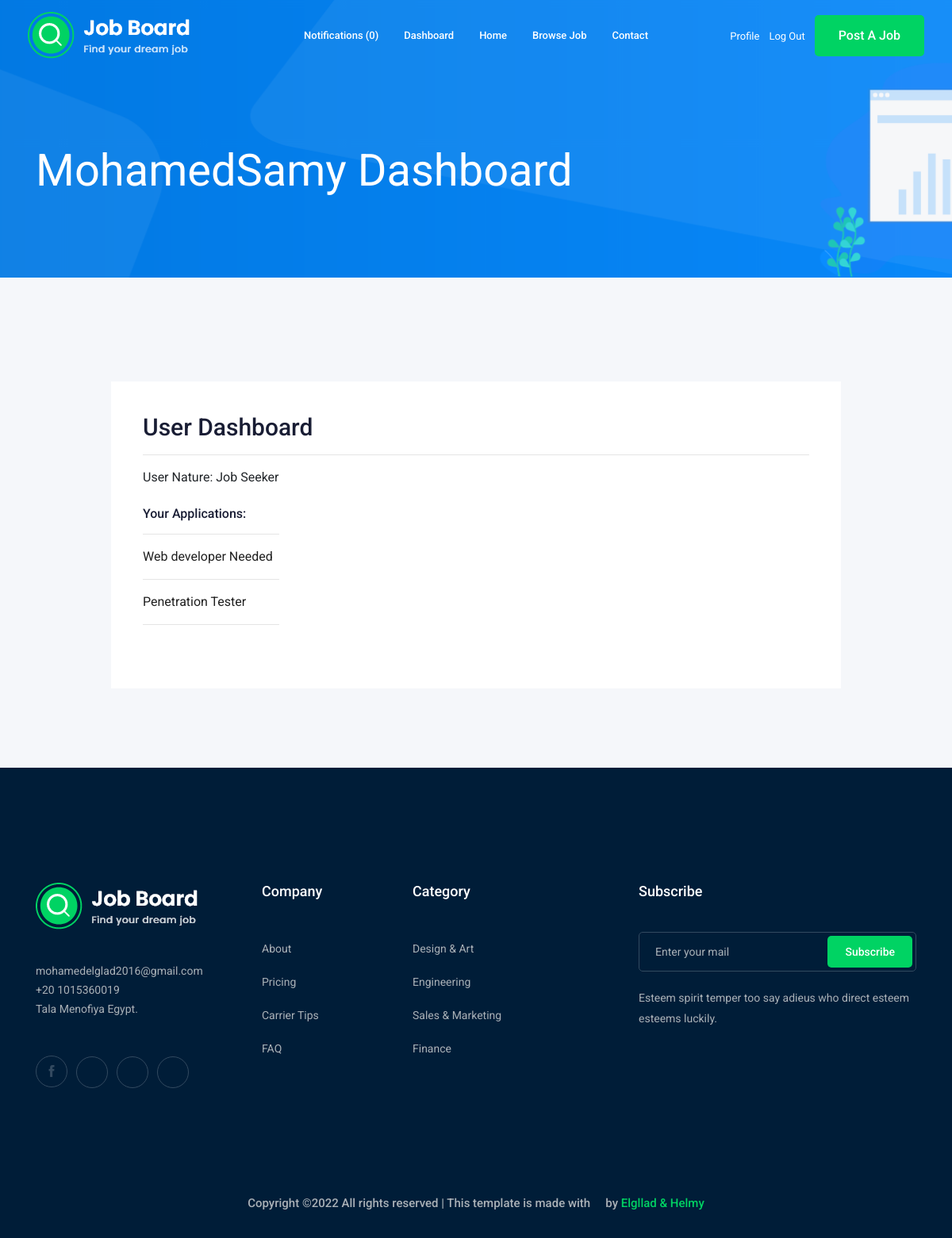
The app's page /accounts/dashboard/ (signed in), older data.
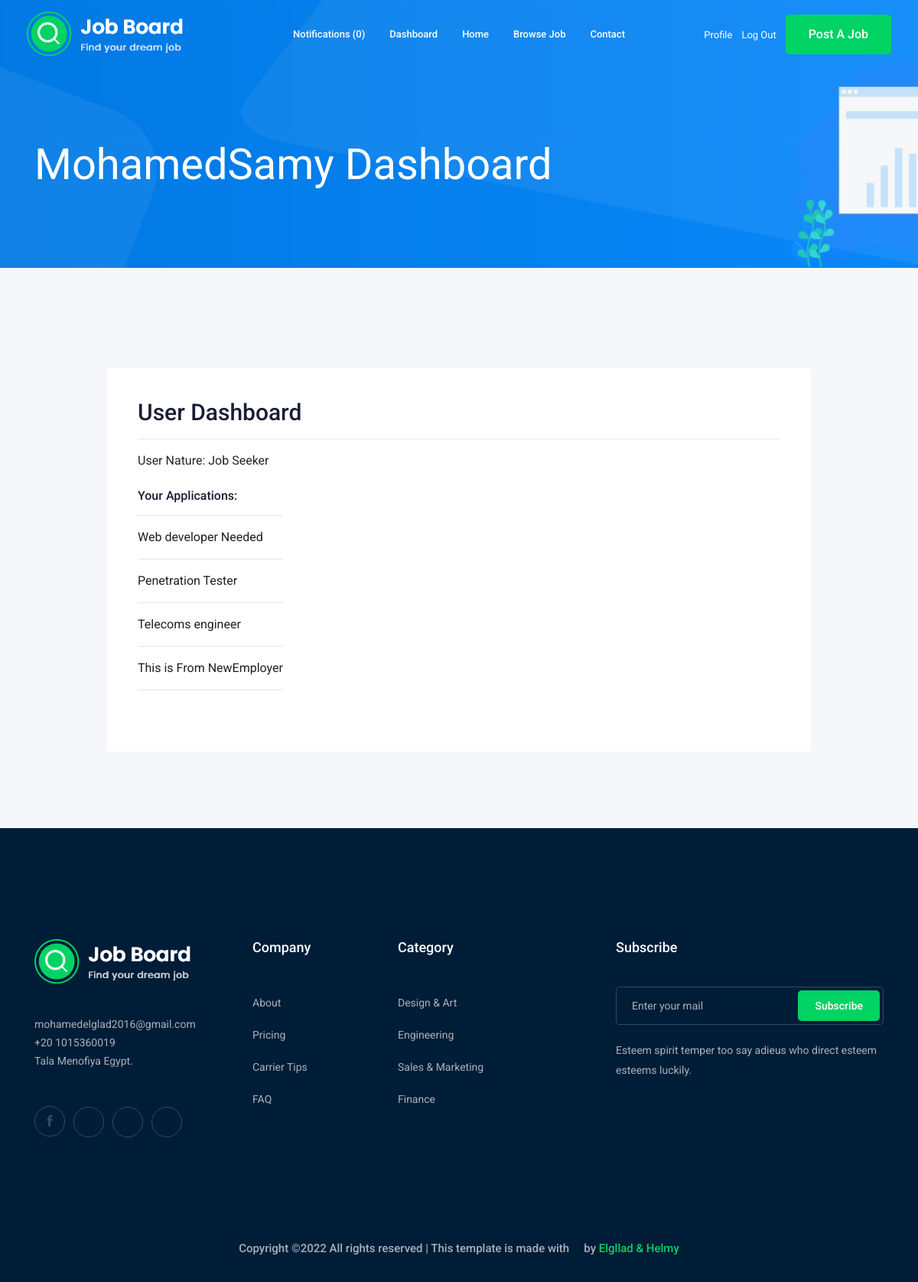
The same page, newer data.
### job/models.py (models this page shows, shortened)
class ApllayJob(models.Model):
    job = models.ForeignKey(Job,related_name='applications',on_delete=models.CASCADE)
    name = models.CharField(max_length=50)
    email = EmailField(max_length=100)
    portfolio_link = models.URLField(blank=True,null=True)
    cv = models.FileField(upload_to='apply_job/')
    coverLetter= TextField(max_length=500)
    created_by = models.ForeignKey(User,related_name='applications',on_delete=models.CASCADE)
    created_at = models.DateTimeField(auto_now_add=True)

class Job(models.Model):            #table
    owner = models.ForeignKey(User,related_name='job_owner',on_delete=CASCADE)   # column                                     #column
    title = models.CharField(max_length=40)
    location = models.CharField(max_length=30)
    job_type = models.CharField(max_length=15,choices=JOB_TYPE)
    description = RichTextField()
    published_at = models.DateTimeField(auto_now_add=True)
    vacancy = models.IntegerField(default=1)
    salary = models.IntegerField(default=0)
    experience = models.IntegerField(default=0)
    category = models.ForeignKey('Category',on_delete=CASCADE)
    img = models.ImageField(upload_to=image_upload,blank=True,null=True)
    slug = models.SlugField(blank=True,null=True)
    def __str__(self):
        return self.title

### accounts/views.py (the view)
# urls.py: path('dashboard/',views.dashboard,name='dashboard'),
@login_required
def dashboard(request): #Have Different Information based on The Type Of User
    job_list = Job.objects.all()
    context={'userprofile': request.user.userprofile,
             'jobs':job_list}
    return render(request,'accounts/dashboard.html',context)

### nnotification/context_processors.py (called while the page is built)
def notifications(request):
    if request.user.is_authenticated:
        return {'notifications': request.user.notifications.filter(is_read=False)}
    else:
        return {'notifications': []}

### accounts/templates/accounts/dashboard.html (shortened to what this page needs)
{% extends 'base.html' %}
{% load static %}
{% load bootstrap4 %}
{% block body %}
    <div class="bradcam_area bradcam_bg_1">
        <div class="container">
            <div class="row">
                <div class="col-xl-12">
                    <div class="bradcam_text">
                        <h3>{{request.user}} Dashboard</h3>
                    </div>
                </div>
            </div>
        </div>
    </div>
    <div class="job_details_area">
        <div class="container">
            <div class="row">
                <div class="col-lg-10 mx-auto">
                    <div class="apply_job_form white-bg">
                        <h2>User Dashboard </h2><hr>
                            <div class="job_content " style="display:flex;justify-content:space-between">
                                <div >
                                    <ul>
                                    {% if userprofile.User_Type == 'Job Seeker' %}
                                        <li>User Nature: <span> Job Seeker </span></li><br>
                                        <div class="subtitle">
                                            <h5>Your Applications:<hr></h5>
                                        </div>
                                        {%for application in request.user.applications.all%}
                                                <div class="application">
                                                    <a href="{% url 'accounts:view_application' application.id %}">{{application.job.title}}<hr>
                                                </div>
                                            {%empty%}
                                                <p>You Don't Applied Any Applications Yet...</p>
                                        {%endfor%}
                                    {%endif%}<br>
                                </ul>
                                </div>
                            </div>
                    </div>
                </div>
                </div>
            </div>
        </div>
{% endblock body %}

### templates/base.html (shortened to what this page needs)
{% load static %}
<!doctype html>
<html class="no-js" lang="zxx">
<head>
    <link rel="stylesheet" href="{% static 'css/bootstrap.min.css' %}">
    <link rel="stylesheet" href="{% static 'css/owl.carousel.min.css' %}">
    <link rel="stylesheet" href="{% static 'css/magnific-popup.css' %}">
    <link rel="stylesheet" href="{% static 'css/font-awesome.min.css' %}">
    <link rel="stylesheet" href="{% static 'css/themify-icons.css' %}">
    <link rel="stylesheet" href="{% static 'css/nice-select.css' %}">
    <link rel="stylesheet" href="{% static 'css/flaticon.css' %}">
    <link rel="stylesheet" href="{% static 'css/jquery-ui.css' %}">
    <link rel="stylesheet" href="{% static 'css/gijgo.css' %}">
    <link rel="stylesheet" href="{% static 'css/animate.min.css' %}">
    <link rel="stylesheet" href="{% static 'css/slicknav.css' %}">
    <link rel="stylesheet" href="{% static 'css/style.css' %}">
</head>
<body>
    <header>
        <div class="header-area ">
            <div id="sticky-header" class="main-header-area">
                <div class="container-fluid ">
                    <div class="header_bottom_border">
                        <div class="row align-items-center">
                            <div class="col-xl-3 col-lg-2">
                                <div class="logo">
                                    <a href="{% url 'jobs:index' %}">
                                        <img src="{% static 'img/logo.png' %}" alt="">
                                    </a>
                                </div>
                            </div>
                            <div class="col-xl-6 col-lg-7">
                                <div class="main-menu  d-none d-lg-block">
                                    <nav>
                                        <ul id="navigation">
                                            {%if request.user.is_authenticated%}
                                            <li><a href="{% url 'nnotification:notification' %}" class="navbar-item">Notifications ({{notifications.count}})</a></li>
                                            <li><a href="{% url 'accounts:dashboard' %}">Dashboard</a></li>
                                        {%endif%}
                                        <li><a href="{% url 'jobs:index' %}">home</a></li>
                                            <li><a href="{% url 'jobs:job_list' %}">Browse Job</a></li>
                                            <li><a href="{% url 'contact:contact' %}">Contact</a></li>
                                        </ul>
                                    </nav>
                                </div>
                            </div>
                            <div class="col-xl-3 col-lg-3 d-none d-lg-block">
                                <div class="Appointment">
                                    {% if request.user.is_authenticated %}
                                    <div class="phone_num d-none d-xl-block">
                                        <a href="{% url 'accounts:profile' %}">Profile</a>
                                    </div>
                                    <div class="phone_num d-none d-xl-block">
                                        <a href="{% url 'logout' %}">Log Out</a>
                                    </div>
                                    {% endif %}
                                    <div class="d-none d-lg-block">
                                        <a class="boxed-btn3" href="{% url 'jobs:add_job' %}">Post a Job</a>
                                    </div>
                                </div>
                            </div>
                            <div class="col-12">
                            </div>
                        </div>
                    </div>
                </div>
            </div>
        </div>
    </header>
    {% block body %}
    {% endblock body %}
    <footer class="footer">
        <div class="footer_top">
            <div class="container">
                <div class="row">
                    <div class="col-xl-3 col-md-6 col-lg-3">
                        <div class="footer_widget wow fadeInUp" data-wow-duration="1s" data-wow-delay=".3s">
                            <div class="footer_logo">
                                <a href="#">
                                    <img src="{% static 'img/logo.png'%}" alt="">
                                </a>
                            </div>
                            <p>
                                mohamedelglad2016@gmail.com <br>
                                +20 1015360019 <br>
                                Tala Menofiya Egypt.
                            </p>
                            <div class="socail_links">
                                <ul>
                                    <li>
                                        <a href="#">
                                            <i class="ti-facebook"></i>
                                        </a>
                                    </li>
                                    <li>
                                        <a href="#">
                                            <i class="fa fa-google-plus"></i>
                                        </a>
                                    </li>
                                    <li>
                                        <a href="#">
                                            <i class="fa fa-twitter"></i>
                                        </a>
                                    </li>
                                    <li>
                                        <a href="#">
                                            <i class="fa fa-instagram"></i>
                                        </a>
                                    </li>
                                </ul>
                            </div>
                        </div>
                    </div>
                    <div class="col-xl-2 col-md-6 col-lg-2">
                        <div class="footer_widget wow fadeInUp" data-wow-duration="1.1s" data-wow-delay=".4s">
                            <h3 class="footer_title">
                                Company
                            </h3>
                            <ul>
                                <li><a href="#">About </a></li>
                                <li><a href="#"> Pricing</a></li>
                                <li><a href="#">Carrier Tips</a></li>
                                <li><a href="#">FAQ</a></li>
                            </ul>
                        </div>
                    </div>
                    <div class="col-xl-3 col-md-6 col-lg-3">
                        <div class="footer_widget wow fadeInUp" data-wow-duration="1.2s" data-wow-delay=".5s">
                            <h3 class="footer_title">
                                Category
                            </h3>
                            <ul>
                                <li><a href="#">Design & Art</a></li>
                                <li><a href="#">Engineering</a></li>
                                <li><a href="#">Sales & Marketing</a></li>
                                <li><a href="#">Finance</a></li>
                            </ul>
                        </div>
                    </div>
                    <div class="col-xl-4 col-md-6 col-lg-4">
                        <div class="footer_widget wow fadeInUp" data-wow-duration="1.3s" data-wow-delay=".6s">
                            <h3 class="footer_title">
                                Subscribe
                            </h3>
                            <form action="#" class="newsletter_form">
                                <input type="text" placeholder="Enter your mail">
                                <button type="submit">Subscribe</button>
                            </form>
                            <p class="newsletter_text">Esteem spirit temper too say adieus who direct esteem esteems
                                luckily.</p>
                        </div>
                    </div>
                </div>
            </div>
        </div>
        <div class="copy-right_text wow fadeInUp" data-wow-duration="1.4s" data-wow-delay=".3s">
            <div class="container">
                <div class="row">
                    <div class="col-xl-12">
                        <p class="copy_right text-center">
Copyright &copy;<script>document.write(new Date().getFullYear());</script> All rights reserved | This template is made with <i class="fa fa-heart-o" aria-hidden="true"></i> by <a href="https://google.com" target="_blank">Elgllad & Helmy</a>
                        </p>
                    </div>
                </div>
            </div>
        </div>
    </footer>
</body>
</html>

Row changes from the older to the newer data that the page shows:
added ApllayJob: job "Telecoms engineer"
added ApllayJob: job "This is From NewEmployer"
